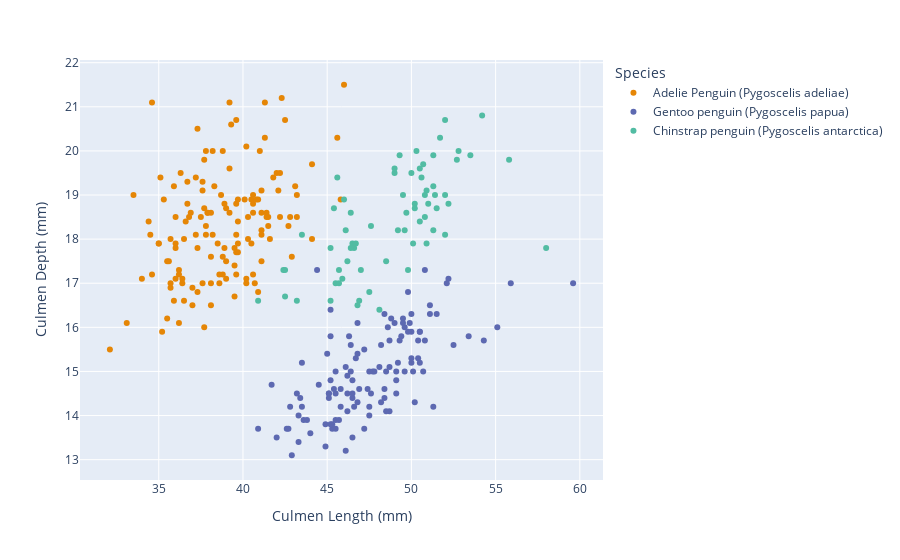

Source (notebook cell):
### Code cell
fig = px.scatter(df , x = 'Culmen Length (mm)' , y = 'Culmen Depth (mm)' , 
                 color = 'Species' , 
                 color_discrete_sequence=px.colors.qualitative.Vivid)
fig

### Figure 1 — Plotly figure (JSON) as saved in the notebook; plotly's stock layout.template omitted (floating-point values rounded to 4 significant figures; data arrays with more than 128 entries replaced by an {"elided": "..."} marker saying what was removed)
{"data": [{"hovertemplate": "Species=Adelie Penguin (Pygoscelis adeliae)<br>Culmen Length (mm)=%{x}<br>Culmen Depth (mm)=%{y}<extra></extra>", "legendgroup": "Adelie Penguin (Pygoscelis adeliae)", "marker": {"color": "rgb(229, 134, 6)", "symbol": "circle"}, "mode": "markers", "name": "Adelie Penguin (Pygoscelis adeliae)", "orientation": "v", "showlegend": true, "type": "scatter", "x": {"elided": "139 float values"}, "xaxis": "x", "y": {"elided": "139 float values"}, "yaxis": "y"}, {"hovertemplate": "Species=Gentoo penguin (Pygoscelis papua)<br>Culmen Length (mm)=%{x}<br>Culmen Depth (mm)=%{y}<extra></extra>", "legendgroup": "Gentoo penguin (Pygoscelis papua)", "marker": {"color": "rgb(93, 105, 177)", "symbol": "circle"}, "mode": "markers", "name": "Gentoo penguin (Pygoscelis papua)", "orientation": "v", "showlegend": true, "type": "scatter", "x": [46.1, 50, 48.7, 50, 47.6, 46.5, 45.4, 46.7, 43.3, 46.8, 40.9, 49, 45.5, 48.4, 45.8, 49.3, 42, 49.2, 46.2, 48.7, 50.2, 45.1, 46.5, 46.3, 42.9, 46.1, 47.8, 48.2, 50, 42.8, 45.1, 59.6, 49.1, 48.4, 42.6, 44.4, 44, 48.7, 42.7, 49.6, 45.3, 49.6, 50.5, 43.6, 45.5, 50.5, 44.9, 45.2, 46.6, 48.5, 45.1, 50.1, 46.5, 45, 43.8, 45.5, 43.2, 50.4, 45.3, 46.2, 45.7, 54.3, 45.8, 49.8, 49.5, 43.5, 50.7, 47.7, 46.4, 48.2, 46.5, 46.4, 48.6, 47.5, 51.1, 45.2, 45.2, 49.1, 52.5, 47.4, 50, 44.9, 50.8, 43.4, 51.3, 47.5, 52.1, 47.5, 52.2, 45.5, 49.5, 44.5, 50.8, 49.4, 46.9, 48.4, 51.1, 48.5, 55.9, 47.2, 49.1, 46.8, 41.7, 53.4, 43.3, 48.1, 50.5, 49.8, 43.5, 51.5, 46.2, 55.1, 48.8, 47.2, 46.8, 50.4, 45.2, 49.9], "xaxis": "x", "y": [13.2, 16.3, 14.1, 15.2, 14.5, 13.5, 14.6, 15.3, 13.4, 15.4, 13.7, 16.1, 13.7, 14.6, 14.6, 15.7, 13.5, 15.2, 14.5, 15.1, 14.3, 14.5, 14.5, 15.8, 13.1, 15.1, 15, 14.3, 15.3, 14.2, 14.5, 17, 14.8, 16.3, 13.7, 17.3, 13.6, 15.7, 13.7, 16, 13.7, 15, 15.9, 13.9, 13.9, 15.9, 13.3, 15.8, 14.2, 14.1, 14.4, 15, 14.4, 15.4, 13.9, 15, 14.5, 15.3, 13.8, 14.9, 13.9, 15.7, 14.2, 16.8, 16.2, 14.2, 15, 15, 15.6, 15.6, 14.8, 15, 16, 14.2, 16.3, 13.8, 16.4, 14.5, 15.6, 14.6, 15.9, 13.8, 17.3, 14.4, 14.2, 14, 17, 15, 17.1, 14.5, 16.1, 14.7, 15.7, 15.8, 14.6, 14.4, 16.5, 15, 17, 15.5, 15, 16.1, 14.7, 15.8, 14, 15.1, 15.2, 15.9, 15.2, 16.3, 14.1, 16, 16.2, 13.7, 14.3, 15.7, 14.8, 16.1], "yaxis": "y"}, {"hovertemplate": "Species=Chinstrap penguin (Pygoscelis antarctica)<br>Culmen Length (mm)=%{x}<br>Culmen Depth (mm)=%{y}<extra></extra>", "legendgroup": "Chinstrap penguin (Pygoscelis antarctica)", "marker": {"color": "rgb(82, 188, 163)", "symbol": "circle"}, "mode": "markers", "name": "Chinstrap penguin (Pygoscelis antarctica)", "orientation": "v", "showlegend": true, "type": "scatter", "x": [46.5, 50, 51.3, 45.4, 52.7, 45.2, 46.1, 51.3, 46, 51.3, 46.6, 51.7, 47, 52, 45.9, 50.5, 50.3, 58, 46.4, 49.2, 42.4, 48.5, 43.2, 50.6, 46.7, 52, 50.5, 49.5, 46.4, 52.8, 40.9, 54.2, 42.5, 51, 49.7, 47.5, 47.6, 52, 46.9, 53.5, 49, 46.2, 50.9, 45.5, 50.9, 50.8, 50.1, 49, 51.5, 49.8, 48.1, 51.4, 45.7, 50.7, 42.5, 52.2, 45.2, 49.3, 50.2, 45.6, 46.8, 45.7, 55.8, 43.5, 49.6, 50.8, 50.2], "xaxis": "x", "y": [17.9, 19.5, 19.2, 18.7, 19.8, 17.8, 18.2, 18.2, 18.9, 19.9, 17.8, 20.3, 17.3, 18.1, 17.1, 19.6, 20, 17.8, 18.6, 18.2, 17.3, 17.5, 16.6, 19.4, 17.9, 19, 18.4, 19, 17.8, 20, 16.6, 20.8, 16.7, 18.8, 18.6, 16.8, 18.3, 20.7, 16.6, 19.9, 19.5, 17.5, 19.1, 17, 17.9, 18.5, 17.9, 19.6, 18.7, 17.3, 16.4, 19, 17.3, 19.7, 17.3, 18.8, 16.6, 19.9, 18.8, 19.4, 16.5, 17, 19.8, 18.1, 18.2, 19, 18.7], "yaxis": "y"}], "layout": {"legend": {"title": {"text": "Species"}, "tracegroupgap": 0}, "margin": {"t": 60}, "xaxis": {"anchor": "y", "domain": [0, 1], "title": {"text": "Culmen Length (mm)"}}, "yaxis": {"anchor": "x", "domain": [0, 1], "title": {"text": "Culmen Depth (mm)"}}}}
